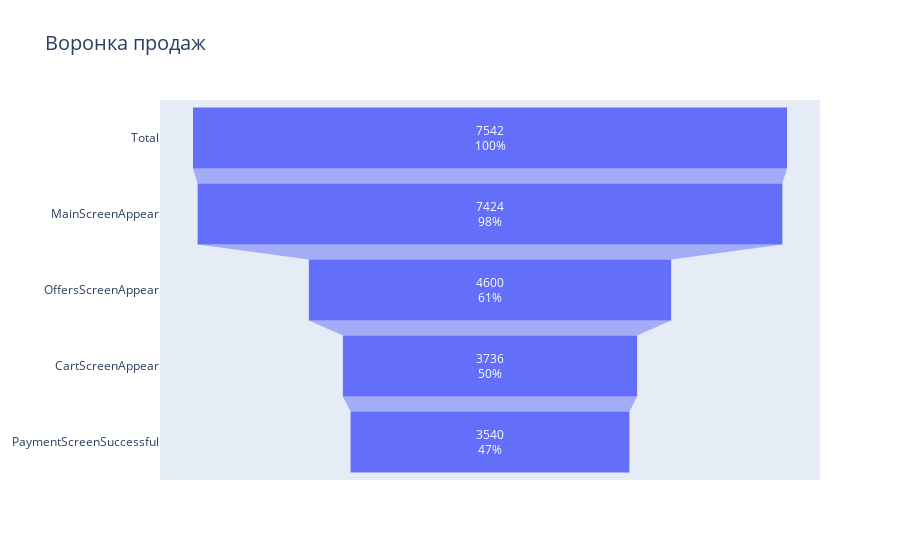

Here is the notebook cell this chart was saved with:
### Code cell
# построим график - воронку продаж 
fig = go.Figure()
fig.add_trace(go.Funnel(
y = list(funnel_1['event'].values),
x = list(funnel_1['user_id'].values), textinfo = "value+percent initial"))
fig.update_layout(title_text='Воронка продаж', title_font_size=20)
iplot(fig)

### Figure 1 — Plotly figure (JSON) as saved in the notebook; plotly's stock layout.template omitted (floating-point values rounded to 4 significant figures)
{"data": [{"textinfo": "value+percent initial", "type": "funnel", "x": [7542, 7424, 4600, 3736, 3540], "y": ["Total", "MainScreenAppear", "OffersScreenAppear", "CartScreenAppear", "PaymentScreenSuccessful"]}], "layout": {"title": {"font": {"size": 20}, "text": "Воронка продаж"}}}
